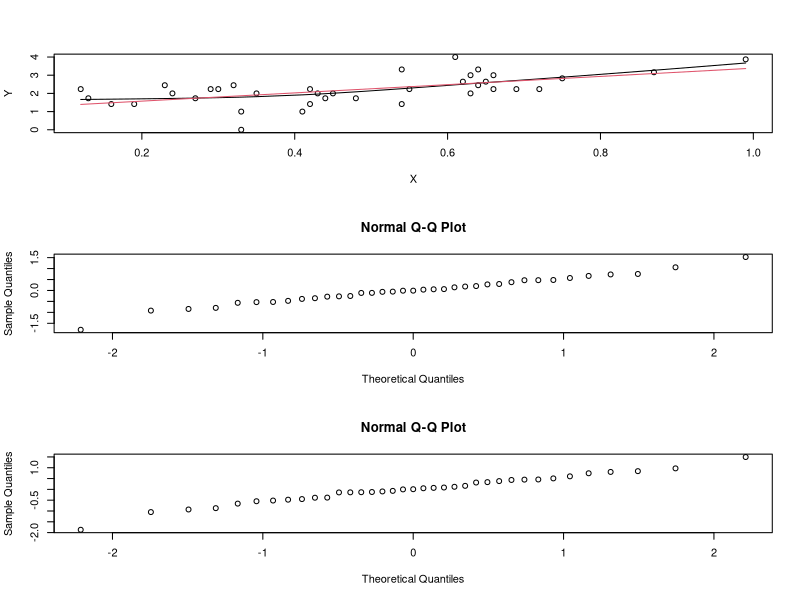

Recreate this plot in R.
assign2 <- function(data, X, Y){
  par(mfrow=c(3,1))
  plot(X,Y)
  lines(smooth.spline(X,Y))
  lines(smooth.spline(X,Y,df=2),col=2)
  smsp.strcv<-smooth.spline(X,Y)
  smspcv.resid<-Y-approx(smsp.strcv$x,smsp.strcv$y,X)$y
  smsp.str2<-smooth.spline(X,Y,df=2)
  smsp2.resid<-Y-approx(smsp.str2$x,smsp.str2$y,X)$y
  SSF<-sum(smspcv.resid^2)
  SSN<-sum(smsp2.resid^2)
  pf(((SSN-SSF)/(smsp.strcv$df-2))/(SSF/(nrow(NOAA)-3)),(smsp.strcv$df-2),(nrow(data)-3))
  qqnorm(smspcv.resid)
  qqnorm(smsp2.resid)
}

NOAA <- read.csv("NOAA+GISS.csv")
assign2(NOAA,NOAA[[3]],sqrt(NOAA[[2]]))
